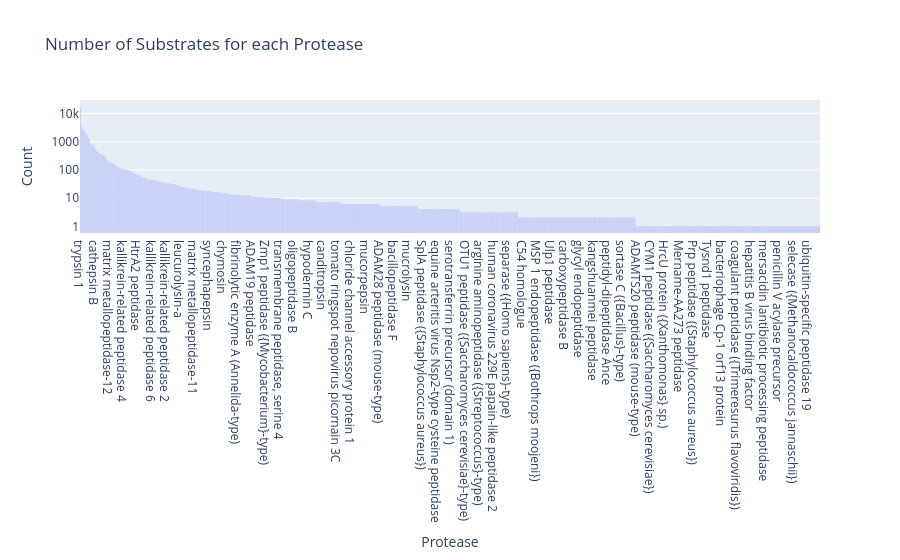

This figure's notebook cell:
### Code cell
plot_substrates_counts(substrates_data)

### Figure 1 — Plotly figure (JSON) as saved in the notebook; plotly's stock layout.template omitted (floating-point values rounded to 4 significant figures; data arrays with more than 128 entries replaced by an {"elided": "..."} marker saying what was removed)
{"data": [{"type": "bar", "x": {"elided": "1193 str values"}, "y": {"elided": "1193 int values"}}], "layout": {"title": {"text": "Number of Substrates for each Protease"}, "xaxis": {"title": {"text": "Protease"}}, "yaxis": {"title": {"text": "Count"}, "type": "log"}}}
